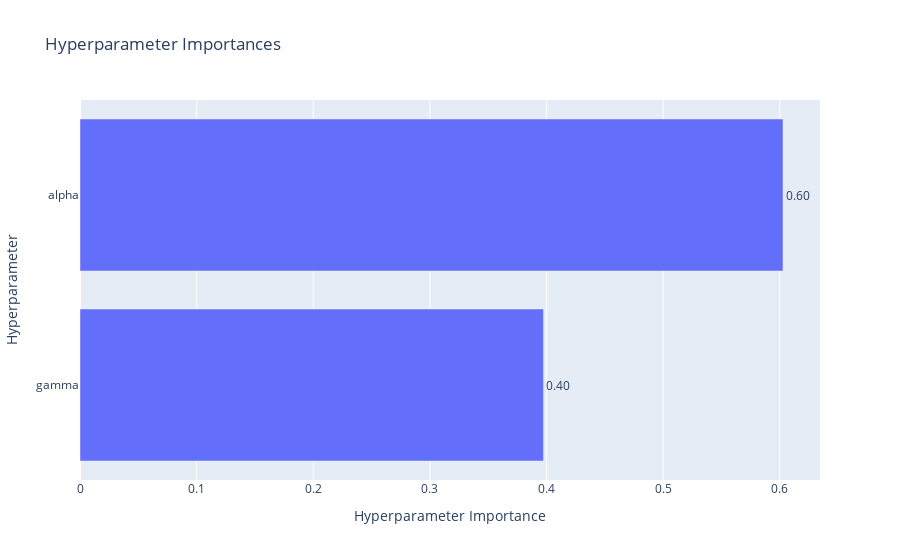

The cell this chart's notebook holds for it:
### Code cell
file_study_opt = "./results_1D/pqk_qkrr/cache_optuna_studies_evaluate_grid/optuna_study_evaluate_grid_QKRR_PQK_YZ_CX_EncodingCircuit_num_qubits4_num_layers6_1d_h_adsorption_pec_alpha_ontop1.pkl"
study_opt = joblib.load(file_study_opt)
plot_param_importances(study_opt)

### Figure 1 — Plotly figure (JSON) as saved in the notebook; plotly's stock layout.template omitted (floating-point values rounded to 4 significant figures)
{"data": [{"cliponaxis": false, "hovertemplate": ["gamma (FloatDistribution): 0.3973363617338395<extra></extra>", "alpha (FloatDistribution): 0.6026636382661605<extra></extra>"], "name": "Objective Value", "orientation": "h", "text": ["0.40", "0.60"], "textposition": "outside", "type": "bar", "x": [0.3973, 0.6027], "y": ["gamma", "alpha"]}], "layout": {"title": {"text": "Hyperparameter Importances"}, "xaxis": {"title": {"text": "Hyperparameter Importance"}}, "yaxis": {"title": {"text": "Hyperparameter"}}}}
